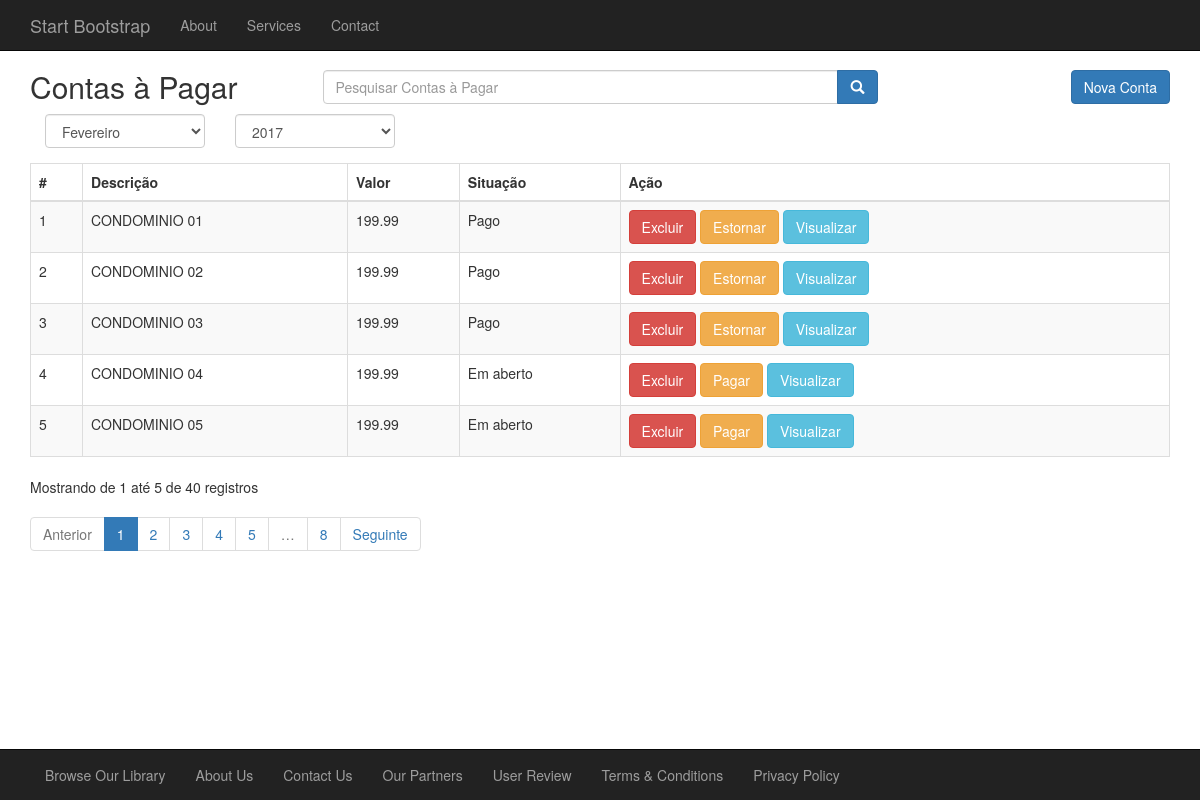
The page / on the database its author committed.
### tables this page shows
CREATE TABLE CONTA (
ID INT(6) UNSIGNED AUTO_INCREMENT PRIMARY KEY,
DESCRICAO VARCHAR(50),
VALOR DOUBLE,
PARCELAS INT,
ATIVO TINYINT(1),
REG_DATE DATETIME DEFAULT CURRENT_TIMESTAMP ON UPDATE CURRENT_TIMESTAMP );

### funcoes.php (called while the page is built)
<?php
$arr_meses = array(
'01' => 'Janeiro',
'02' => 'Fevereiro',
'03' => 'Março',
'04' => 'Abril',
'05' => 'Maio',
'06' => 'Junho',
'07' => 'Julho',
'08' => 'Agosto',
'09' => 'Setembro',
'10' => 'Outubro',
'11' => 'Novembro',
'12' => 'Dezembro'
);
?>

### index.php (the view, shortened to what this page needs)
<?php include("header.php");  ?>
<div class="container">
  <div id="top" class="row">
    <div class="col-md-3">
      <h2>Contas à Pagar</h2>
    </div>
    <div class="col-md-6">
      <div class="input-group h2">
        <input name="data[search]" class="form-control" id="search" type="text" placeholder="Pesquisar Contas à Pagar">
        <span class="input-group-btn">
          <button class="btn btn-primary" type="submit">
            <span class="glyphicon glyphicon-search"></span>
          </button>
        </span>
      </div>
    </div>
    <div class="col-md-3">
      <a href="novo.php" class="btn btn-primary pull-right h2">Nova Conta</a>
    </div>
  </div>
</div>
<div class="container">
  <div id="mes" class="row">
    <div class="col-md-12">
      <?php
      $mes = date("m");
      $ano = date("Y");
      $situacao = false;
      ?>
      <div class="col-md-2">
        <div class="form-group">
          <select name="mes" class="form-control">
            <?php
            foreach($arr_meses as $mes => $meses) {
             print("<option value=\"$mes\"");
             if ($mes == date("m")){ print("selected"); }
             print(">$meses ");
           }
           ?>
         </select>
       </div>
     </div>
     <div class="col-md-2">
       <div class="form-group">
         <select name="ano" class="form-control">
          <?php
          for ($i = date("Y"); $i <= date("Y") + 10; $i++) {
           print("<option value=\"$i\"");
           print(">$i ");
         }
         ?>
       </select>
     </div>
   </div>
 </div>
</div>
</div>
<form class="form-horizontal">
  <fieldset>
    <div class="container">
      <table class="table table-striped table-bordered" id="example">
        <thead>
          <tr>
            <th>#</th>
            <th>Descrição</th>
            <th>Valor</th>
            <th>Situação</th>
            <th>Ação</th>
          </tr>
        </thead>
        <tbody>
          <?php
          $query = "SELECT ID, DESCRICAO, VALOR FROM CONTA WHERE ATIVO = '1' ORDER BY DESCRICAO";
          $result = $con->query($query);
          while($conta = $result->fetch_array(MYSQLI_ASSOC)){
            $query2 = "SELECT ID FROM PAGAMENTO WHERE ID_CONTA = ".$conta['ID']." AND MES = ".$mes." AND ANO = ".$ano."";
            echo "<tr>";
            echo "<td>".$conta['ID']."</td>";
            echo "<td>".$conta['DESCRICAO']."</td>";
            echo "<td>".$conta['VALOR']."</td>";
            if(mysqli_num_rows($con->query($query2)) > 0){
              $situacao = true;
              echo "<td>Pago</td>";
            }else{
              $situacao = false;
              echo "<td>Em aberto</td>";
            }
            echo "<td> <div class='btn-group'><a class='btn btn-danger'  href='#' data-toggle='modal' data-target='#delete-modal' data-customer='".$conta['ID']."'>Excluir</a></div>";
            if(!$situacao){
              echo " <div class='btn-group'><a class='btn btn-warning'  href='#' data-toggle='modal' data-target='#pagamento-modal' data-customer='".$conta['ID']."'> Pagar </a></div>";
            }else{
              echo " <div class='btn-group'><a class='btn btn-warning'  href='#' data-toggle='modal' data-target='#estorno-modal' data-customer='".$conta['ID']."'>Estornar</a></div>";
            }
            echo " <div class='btn-group'><a class='btn btn-info'  href='visualizar.php/".$conta['ID']."'>Visualizar</a></div></td>";
            echo "</tr>";
          }
          ?>
        </tbody>
      </table>
    </div>
  </fieldset>
</form>
<?php include("footer.php");  ?>

### header.php (shortened to what this page needs)
<?php
include("funcoes.php");
?>
<!DOCTYPE html>
<html class="full" lang="pt-br">
<head>
    <link href="css/bootstrap.min.css" rel="stylesheet">
    <link href="css/full.css" rel="stylesheet">
</head>
<body>
    <nav class="navbar navbar-inverse navbar-fixed-top" role="navigation">
        <div class="container">
            <div class="navbar-header">
                <a class="navbar-brand" href="#">Start Bootstrap</a>
            </div>
            <div class="collapse navbar-collapse" id="bs-example-navbar-collapse-1">
                <ul class="nav navbar-nav">
                    <li>
                        <a href="#">About</a>
                    </li>
                    <li>
                        <a href="#">Services</a>
                    </li>
                    <li>
                        <a href="#">Contact</a>
                    </li>
                </ul>
            </div>
        </div>
    </nav>

### footer.php (shortened to what this page needs)
<footer>
    <div class="navbar navbar-inverse navbar-fixed-bottom">
        <div class="container">
            <div class="navbar-collapse collapse" id="footer-body">
                <ul class="nav navbar-nav">
                    <li><a href="#">Browse Our Library</a></li>
                    <li><a href="#">About Us</a></li>
                    <li><a href="#">Contact Us</a></li>
                    <li><a href="#">Our Partners</a></li>
                    <li><a href="#">User Review</a></li>
                    <li><a href="#">Terms &amp; Conditions</a></li>
                    <li><a href="#">Privacy Policy</a></li>
                </ul>
            </div>
        </div>
    </div>
</footer>
</body>
</html>

### css/full.css (style rules this page uses)
body { margin-top: 50px; }

### rows shown on the page
conta: ID "1", DESCRICAO "CONDOMINIO 01", VALOR "199.99", shows "Pago"
conta: ID "2", DESCRICAO "CONDOMINIO 02", VALOR "199.99", shows "Pago"
conta: ID "3", DESCRICAO "CONDOMINIO 03", VALOR "199.99", shows "Pago"
conta: ID "4", DESCRICAO "CONDOMINIO 04", VALOR "199.99", shows "Em aberto"
conta: ID "5", DESCRICAO "CONDOMINIO 05", VALOR "199.99", shows "Em aberto"

### other values the page prints
form field mes "Fevereiro"
form field ano "2017"
